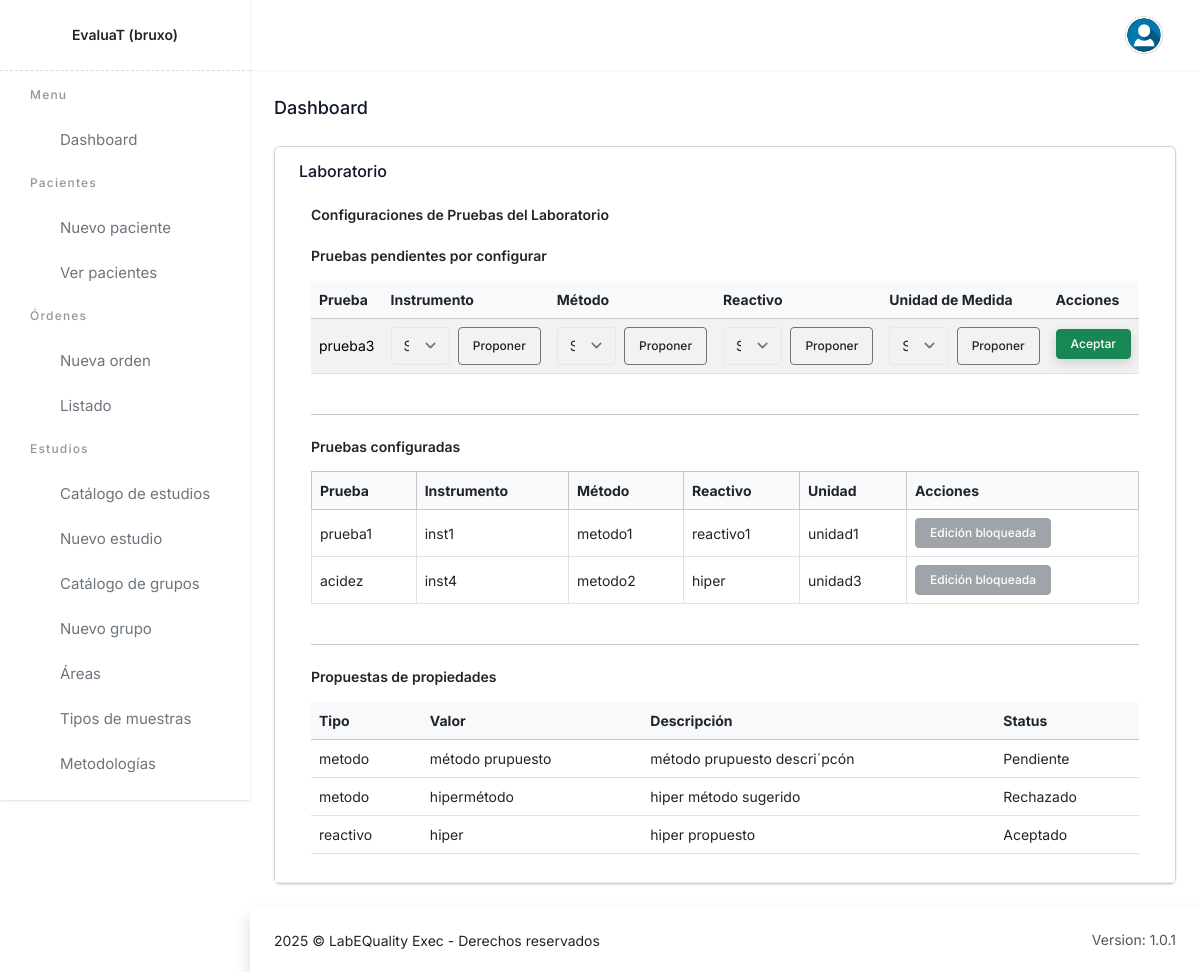
Before: /accept-configurations/ (signed in) with the older database file.
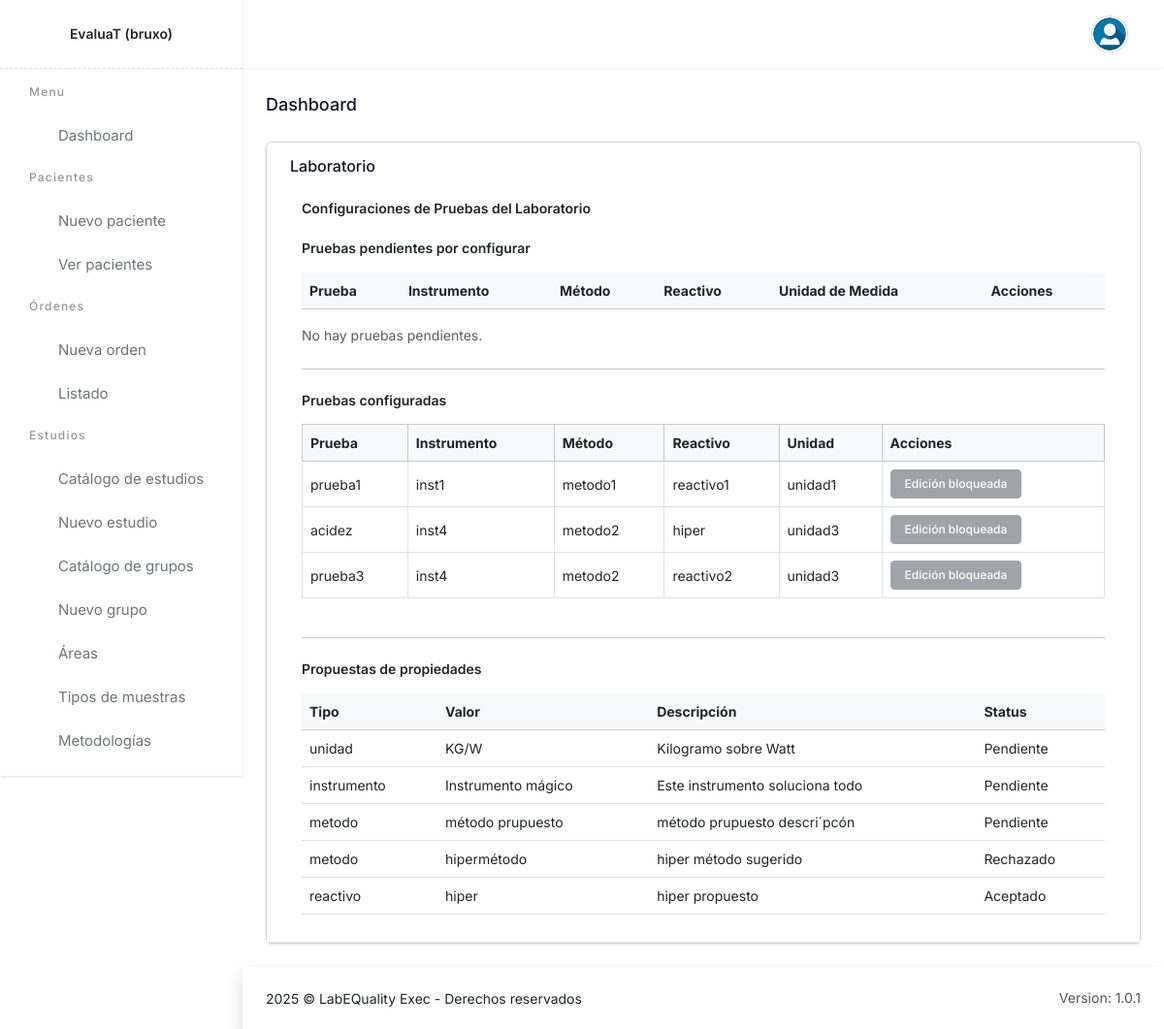
After: the same page with the newer database file.
### lab/models.py (models this page shows, shortened)
class Prueba(models.Model):
    programa_id = models.ForeignKey(Programa, on_delete=models.PROTECT, related_name='pruebas')
    nombre = models.CharField(max_length=255)
    instrumento_seleccionado_id = models.ForeignKey(Instrumento, on_delete=models.PROTECT, related_name='pruebas_instrumento_seleccionado_id', null=True, blank=True)
    metodo_analitico_seleccionado_id = models.ForeignKey(MetodoAnalitico, on_delete=models.PROTECT, related_name='pruebas_metodo_analitico_seleccionado_id', null=True, blank=True)
    reactivo_seleccionado_id = models.ForeignKey(Reactivo, on_delete=models.PROTECT, related_name='pruebas_reactivo_seleccionado_id', null=True, blank=True)
    unidad_de_medida_seleccionado_id = models.ForeignKey(UnidadDeMedida, on_delete=models.PROTECT, related_name='pruebas_unidad_de_medida_seleccionado_id', null=True, blank=True)

class LaboratorioPruebaConfig(models.Model):
    laboratorio_id = models.ForeignKey(Laboratorio, on_delete=models.PROTECT, related_name='laboratorios')
    prueba_id = models.ForeignKey(Prueba, on_delete=models.PROTECT, related_name='pruebas')
    instrumento_id = models.ForeignKey(Instrumento, on_delete=models.PROTECT, related_name='laboratorio_prueba_config_instrumento_id', null=True, blank=True)
    metodo_analitico_id = models.ForeignKey(MetodoAnalitico, on_delete=models.PROTECT, related_name='laboratorio_prueba_config_metodo_analitico_id', null=True, blank=True)
    reactivo_id = models.ForeignKey(Reactivo, on_delete=models.PROTECT, related_name='laboratorio_prueba_config_pruebas_reactivo_id', null=True, blank=True)
    unidad_de_medida_id = models.ForeignKey(UnidadDeMedida, on_delete=models.PROTECT, related_name='laboratorio_prueba_config_pruebas_unidad_de_medida_id', null=True, blank=True)
    bloqueada = models.BooleanField(default=False)  # bloqueo puntual por configuración
    class Meta:
        constraints = [
            models.UniqueConstraint(fields=['laboratorio_id', 'prueba_id'], name='uq_laboratorio_prueba')
        ]
        verbose_name_plural = "LaboratorioPruebaConfig"

class Instrumento(models.Model):
    nombre = models.CharField(max_length=255)
    descripcion = models.TextField(blank=True, null=True)

class MetodoAnalitico(models.Model):
    nombre = models.CharField(max_length=255)
    descripcion = models.TextField(blank=True, null=True)
    class Meta:
        verbose_name_plural = "MetodoAnalitico"

class Reactivo(models.Model):
    nombre = models.CharField(max_length=255)
    descripcion = models.TextField(blank=True, null=True)

class UnidadDeMedida(models.Model):
    nombre = models.CharField(max_length=255)
    descripcion = models.TextField(blank=True, null=True)
    class Meta:
        verbose_name_plural = "UnidadDeMedida"

class PropiedadARevisar(models.Model):
    TIPO_ELEMENTO_CHOICES = (
        ("instrumento", "Instrumento"),
        ("metodo", "Método Analítico"),
        ("reactivo", "Reactivo"),
        ("unidad", "Unidad"),
    )
    STATUS_CHOICES = (
        (0, "Pendiente"),
        (1, "Aprobado"),
        (2, "Rechazado"),
    )
    tipoElemento = models.CharField(max_length=50, choices=TIPO_ELEMENTO_CHOICES)
    valor = models.CharField(max_length=255)
    descripcion = models.TextField(blank=True, null=True)
    status = models.IntegerField(choices=STATUS_CHOICES, default=0)
    created_at = models.DateTimeField(auto_now_add=True)
    updated_at = models.DateTimeField(auto_now=True)
    class Meta:
        verbose_name_plural = "Propiedades a Revisar"
        ordering = ["-created_at"]

### lab/views.py (the view)
# urls.py: path("accept-configurations/", views.accept_configurations, name='accept_configurations'),
@login_required
def accept_configurations(request):
    lab_id = request.session.get('laboratorio_seleccionado')
    if not lab_id:
        messages.error(request, "No hay laboratorio asociado a tu usuario.")
        return redirect('lab:select_lab')
    laboratorio = get_object_or_404(Laboratorio, pk=lab_id)
    programas_ids = ProgramaLaboratorio.objects.filter(
        laboratorio_id=laboratorio.id
    ).values_list('programa_id', flat=True)
    pruebas_laboratorio = Prueba.objects.filter(programa_id__in=programas_ids)
    accepted_configs = LaboratorioPruebaConfig.objects.filter(laboratorio_id=laboratorio)
    accepted_prueba_ids = accepted_configs.values_list('prueba_id', flat=True)
    pending_pruebas = pruebas_laboratorio.exclude(id__in=accepted_prueba_ids)
    accepted_configs_wrapped = [
        {"obj": c, "can_edit": puede_editar_config(laboratorio, c)}
        for c in accepted_configs
    ]
    context = {
        "pending_pruebas": pending_pruebas,
        "accepted_configs": accepted_configs,  # si lo usas en otro lado
        "accepted_configs_wrapped": accepted_configs_wrapped,  # LO QUE USA EL PARCIAL
        "instrumentos": Instrumento.objects.all(),
        "metodos": MetodoAnalitico.objects.all(),
        "reactivos": Reactivo.objects.all(),
        "unidades": UnidadDeMedida.objects.all(),
        "propuestas": PropiedadARevisar.objects.all(),
        "laboratorio": laboratorio,
        "today": timezone.localdate(),
    }
    return render(request, "labmain.html", context)

### lab/templates/labmain.html
{% extends "base.html" %} {% load static %} {% block content %}
<h4 class="text-slate-900 dark:text-slate-200 text-lg font-medium mb-6">Dashboard</h4>
<div class="grid sm:grid-cols-1 gap-6">
  <div class="card">
    <div class="card-header">
      <h6 class="card-title">Laboratorio</h6>
      {% if lab.estado == 3 %}
        {% include "partials/_data_review.html" %}
      {% elif lab.estado == 2 %}
        {% include "partials/_data_entry.html" %}
      {% else %}
        {% include "accept_configurations.html" %}
      {% endif %}
    </div>
  </div>
</div>
{% endblock %} {% block customscripts %} {% endblock %}

### lab/templates/sidebar.html (shortened to what this page needs)
{% load static %}
<div class="app-menu">
    <a href="{% url 'lab:labmainview' %}" class="logo-box">
        <h2>EvaluaT ({{user}})</h2>
    </a>
    <div class="srcollbar" data-simplebar>
        <ul class="menu" data-fc-type="accordion">
            <li class="menu-title">Menu</li>
            <li class="menu-item">
                <a href="{% url 'lab:labmainview' %}" class="menu-link">
                    <span class="menu-icon"><i class="mgc_home_3_line"></i></span>
                    <span class="menu-text"> Dashboard </span>
                </a>
            </li>
            <li class="menu-title">Pacientes</li>
            {% if user.is_staff %}
            <li class="menu-item">
                <a href="#." class="menu-link">
                    <span class="menu-icon"><i class="mgc_user_2_line"></i></span>
                    <span class="menu-text"> Nuevo paciente </span>
                </a>
            </li>
            {% endif %}
            <li class="menu-item">
                <a href="#." class="menu-link">
                    <span class="menu-icon"><i class="mgc_group_line"></i></span>
                    <span class="menu-text"> Ver pacientes </span>
                </a>
            </li>
            <li class="menu-title">Órdenes</li>
            {% if user.is_staff %}
            <li class="menu-item">
                <a href="#." class="menu-link">
                    <span class="menu-icon"><i class="mgc_file_new_line"></i></span>
                    <span class="menu-text"> Nueva orden </span>
                </a>
            </li>
            {% endif %}
            <li class="menu-item">
                <a href="#." class="menu-link">
                    <span class="menu-icon"><i class="mgc_list_check_3_line"></i></span>
                    <span class="menu-text"> Listado </span>
                </a>
            </li>
            <li class="menu-title">Estudios</li>
            <li class="menu-item">
                <a href="#." class="menu-link">
                    <span class="menu-icon"><i class="mgc_folder_star_line"></i></span>
                    <span class="menu-text"> Catálogo de estudios </span>
                </a>
            </li>
            <li class="menu-item">
                <a href="#." class="menu-link">
                    <span class="menu-icon"><i class="mgc_news_line"></i></span>
                    <span class="menu-text"> Nuevo estudio </span>
                </a>
            </li>
            <li class="menu-item">
                <a href="#." class="menu-link">
                    <span class="menu-icon"><i class="mgc_folders_line"></i></span>
                    <span class="menu-text"> Catálogo de grupos </span>
                </a>
            </li>
            <li class="menu-item">
                <a href="#." class="menu-link">
                    <span class="menu-icon"><i class="mgc_version_line"></i></span>
                    <span class="menu-text"> Nuevo grupo </span>
                </a>
            </li>
            <li class="menu-item">
                <a href="#." class="menu-link">
                    <span class="menu-icon"><i class="mgc_folder_more_line"></i></span>
                    <span class="menu-text"> Áreas </span>
                </a>
            </li>
            <li class="menu-item">
                <a href="#." class="menu-link">
                    <span class="menu-icon"><i class="mgc_flask_2_line"></i></span>
                    <span class="menu-text"> Tipos de muestras </span>
                </a>
            </li>
            <li class="menu-item">
                <a href="#." class="menu-link">
                    <span class="menu-icon"><i class="mgc_science_line"></i></span>
                    <span class="menu-text"> Metodologías </span>
                </a>
            </li>
            <li class="menu-item">
                <a href="#." class="menu-link">
                    <span class="menu-icon"><i class="mgc_glass_cup_line"></i></span>
                </a>
            </li>
        </ul>
    </div>
</div>

### lab/templates/partials/_config_row.html (shortened to what this page needs)
<tr class="config-row"
    data-config-id="{{ config.id }}"
    data-update-url="{% url 'lab:update_config' config.id %}">
  <td class="cell-prueba">{{ config.prueba_id.nombre }}</td>
  <td class="cell-view cell-instrumento">{{ config.instrumento_id.nombre|default:"-" }}</td>
  <td class="cell-view cell-metodo">{{ config.metodo_analitico_id.nombre|default:"-" }}</td>
  <td class="cell-view cell-reactivo">{{ config.reactivo_id.nombre|default:"-" }}</td>
  <td class="cell-view cell-unidad">{{ config.unidad_de_medida_id.nombre|default:"-" }}</td>
  <td class="cell-actions">
    {% if can_edit %}
      <button type="button"
              class="btn btn-primary btn-sm btn-raise btn-open-edit-modal"
              data-bs-toggle="modal"
              data-bs-target="#editConfigModal"
              data-config-id="{{ config.id }}"
              data-inst-id="{{ config.instrumento_id.id|default_if_none:'' }}"
              data-met-id="{{ config.metodo_analitico_id.id|default_if_none:'' }}"
              data-reac-id="{{ config.reactivo_id.id|default_if_none:'' }}"
              data-uni-id="{{ config.unidad_de_medida_id.id|default_if_none:'' }}">
        Editar
      </button>
    {% else %}
      <button class="btn btn-secondary btn-sm" disabled>Edición bloqueada</button>
    {% endif %}
  </td>
</tr>

### lab/templates/partials/_propuesta_row.html
<tr>
  <td>{{ prop.tipoElemento }}</td>
  <td>{{ prop.valor }}</td>
  <td>{{ prop.descripcion|default:"-" }}</td>
  <td>
    {% if prop.status == 0 %}Pendiente{% elif prop.status == 1 %}Aceptado{% else %}Rechazado{% endif %}
  </td>
</tr>

### lab/templates/partials/_crear_config_prueba_row.html (shortened to what this page needs)
<tr data-prueba-id="{{ prueba.id }}">
  <td>{{ prueba.nombre }}</td>
  <td>
    <div class="campo-instrumento d-flex gap-2">
      <select name="instrumento_id" class="form-select campo-select" required>
        <option value="">Seleccionar</option>
      </select>
      <button type="button"
              class="btn btn-outline-secondary btn-sm btn-proponer"
              data-prop-tipo="instrumento">
        Proponer
      </button>
    </div>
  </td>
  <td>
    <div class="campo-metodo d-flex gap-2">
      <select name="metodo_analitico_id" class="form-select campo-select" required>
        <option value="">Seleccionar</option>
      </select>
      <button type="button"
              class="btn btn-outline-secondary btn-sm btn-proponer"
              data-prop-tipo="metodo">
        Proponer
      </button>
    </div>
  </td>
  <td>
    <div class="campo-reactivo d-flex gap-2">
      <select name="reactivo_id" class="form-select campo-select" required>
        <option value="">Seleccionar</option>
      </select>
      <button type="button"
              class="btn btn-outline-secondary btn-sm btn-proponer"
              data-prop-tipo="reactivo">
        Proponer
      </button>
    </div>
  </td>
  <td>
    <div class="campo-unidad d-flex gap-2">
      <select name="unidad_de_medida_id" class="form-select campo-select" required>
        <option value="">Seleccionar</option>
      </select>
      <button type="button"
              class="btn btn-outline-secondary btn-sm btn-proponer"
              data-prop-tipo="unidad">
        Proponer
      </button>
    </div>
  </td>
  <td>
    <form class="form-configuracion" data-prueba-id="{{ prueba.id }}">
      <button type="button" class="btn btn-success btn-sm btn-aceptar-config btn-raise">
        <span class="btn-text">Aceptar</span>
      </button>
    </form>
  </td>
</tr>

Changed rows visible on the page:
no longer on this page (row unchanged): Prueba: nombre "prueba3"
added LaboratorioPruebaConfig: prueba_id.nombre "prueba3", instrumento_id.nombre "inst4", metodo_analitico_id.nombre "metodo2", reactivo_id.nombre "reactivo2", unidad_de_medida_id.nombre "unidad3"
added PropiedadARevisar: tipoElemento "unidad", valor "KG/W", descripcion "Kilogramo sobre Watt", status "Pendiente"
added PropiedadARevisar: tipoElemento "instrumento", valor "Instrumento mágico", descripcion "Este instrumento soluciona todo", status "Pendiente"
Other visible differences:
text now shown: "No hay pruebas pendientes."
